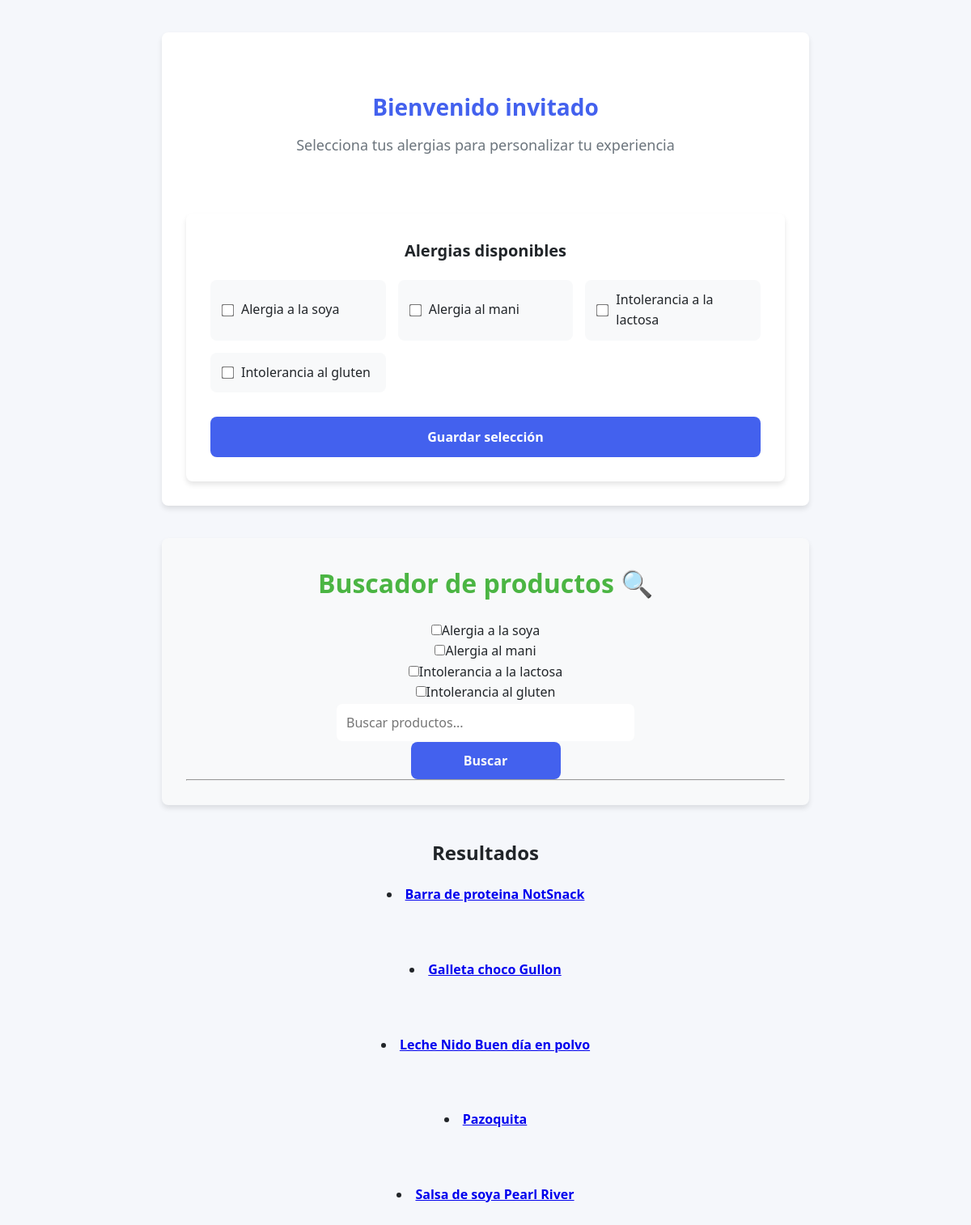
/home/, run on the app's committed database.
### miapp/models.py (models this page shows, shortened)
class Allergy(models.Model):
    name = models.CharField(max_length=100)
    users = models.ManyToManyField(User, blank=True)
    ingredients = models.ManyToManyField(Ingredient, blank=False)
    class Meta:
        ordering = ["name"]

class Product(models.Model):
    name = models.CharField(max_length=100)
    ingredients = models.ManyToManyField(Ingredient, blank=False)
    slug = models.SlugField(max_length=200, unique=True, blank=True)
    class Meta:
        ordering = ["name"]

### miapp/views.py (the view)
# urls.py: 2. Add a URL to urlpatterns:  path('', views.home, name='home')
def home(request):
    query = request.GET.get('q')
    if query:
        products_list = Product.objects.filter(name__icontains=query)
    else:
        products_list = Product.objects.all()
    if request.user.is_authenticated:
        user = User.objects.get(id=request.user.id)
        user_allergies = user.allergy_set.all()
    else:
        allergy_list = Allergy.objects.all()
        user_allergies = []
        for id in list(request.GET)[:-1]:
            user_allergies.append(Allergy.objects.get(id=int(id)))
    banned_products = []
    for product in products_list:
        for ingredient in product.ingredients.all():
            for allergy in user_allergies:
                if ingredient in allergy.ingredients.all():
                    banned_products.append(product)
    return render(request, 'home.html', {
        "allergies": user_allergies if request.user.is_authenticated else allergy_list,
        "query": query,
        "products" : products_list,
        "banned" : banned_products
        })

### templates/home.html (shortened to what this page needs)
{% extends 'base.html' %}
{% load static %}
{% block styles %}
    <link rel="stylesheet" href="{% static 'styles/home.css' %}">
{% endblock styles%}
{% block content %}
    <div class="container">
        {% if request.user.is_authenticated %}
        <div class="card">
            <div class="user-header">
                <div class="user-avatar">
                    {{ user.username | first |upper }}
                </div>
                <div class="user-info">
                    <h1>Bienvenido, {{ user.username }}</h1>
                    <p>Gestiona tu perfil y alergias</p>
                </div>
            </div>
            <div class="user-menu">
                <ul>
                    <li>
                        <a href="{% url 'perfil' %}" class="menu-link">
                            <i class="fas fa-cog"></i> Configuración
                        </a>
                    </li>
                    <li>
                        <a href="{% url 'logout' %}" class="menu-link logout">
                            <i class="fas fa-sign-out-alt"></i> Salir
                        </a>
                    </li>
                </ul>
            </div>
            <div class="allergies-section">
                <h2 class="section-title">
                    <i class="fas fa-allergies"></i> Tus alergias
                </h2>
                <ul class="allergies-list">
                    {% for allergy in allergies %}
                    <li class="allergy-item">
                        <div class="allergy-icon">
                            <i class="fas fa-exclamation-triangle"></i>
                        </div>
                        <span class="allergy-name">{{ allergy.name }}</span>
                    </li>
                    {% empty %}
                    <li class="allergy-item">
                        <div class="allergy-icon">
                            <i class="fas fa-check-circle"></i>
                        </div>
                        <span class="allergy-name">No tienes alergias registradas</span>
                    </li>
                    {% endfor %}
                </ul>
            </div>
        </div>
        {% else %}
        <div class="card" style="display: block;">
            <div class="guest-welcome">
                <h1>Bienvenido invitado</h1>
                <p>Selecciona tus alergias para personalizar tu experiencia</p>
            </div>
            <div class="allergies-form">
                <h2 class="form-title">Alergias disponibles</h2>
                <form action="">
                    <div class="checkbox-grid">
                        {% for allergy in allergies %}
                        <div class="checkbox-item">
                            <input type="checkbox" id="allergy-{{ forloop.counter }}" name="allergies" value="{{ allergy.id }}">
                            <label for="allergy-{{ forloop.counter }}">{{ allergy.name }}</label>
                        </div>
                        {% endfor %}
                    </div>
                    <button type="submit" class="submit-btn">Guardar selección</button>
                </form>
            </div>
        </div>
        {%endif%}
    </div>
    <div class="card search-card">
        <div class="search-container">
        <h1>Buscador de productos 🔍</h1>
        <form method="GET">
            {% if not request.user.is_authenticated%}
                {% for allergy in allergies %}
                <p>
                    <label><input type="checkbox" name="{{allergy.id}}">{{allergy.name}}</label>
                </p>
                {% endfor %}
            {% endif %}
            <input type="text" class= "search-input" name="q" placeholder="Buscar productos..." value="{{ query | default:'' }}">
            <button type="submit" class="search-submitbtn">Buscar</button>
        </form>
        <hr>
        </div>
    </div>
    <h2>Resultados</h2>
    {% for product in products %}
        <li {% if product in banned %} class="item-warning" {% else %} class="item-product" {% endif %}>
            <a href="{% url 'product_detail' slug=product.slug %}">
                <strong  class="shown-item">
                    {{ product.name }}
                </strong>
            </a>
        </li>
    {% empty %}
        <li class="No-Found">No products found.</li>
    {% endfor %}
{% endblock content %}

### templates/base.html (shortened to what this page needs)
<!DOCTYPE html>
<html lang="en">
<head>
    {% block styles %}{% endblock %}
</head>
<body>
    {% block content %}
    {% endblock %}
</body>
</html>

### static/styles/home.css (style rules this page uses)
:root { --primary-color: #4361ee; --secondary-color: #3f37c9; --accent-color: #4cc9f0; --light-color: #f8f9fa; --dark-color: #212529; --success-color: #4bb543; --danger-color: #dc3545; --light-danger-color: #e95564; --border-radius: 8px; --box-shadow: 0 4px 6px rgba(0, 0, 0, 0.1); --transition: all 0.3s ease; }
* { margin: 0; padding: 0; box-sizing: border-box; font-family: 'Segoe UI', Tahoma, Geneva, Verdana, sans-serif; }
body { background-color: #f5f7fb; color: var(--dark-color); line-height: 1.6; }
.container { max-width: 1200px; margin: 0 auto; padding: 0 20px; }
.card { background: white; border-radius: var(--border-radius); box-shadow: var(--box-shadow); padding: 30px; margin: 40px auto; max-width: 800px; transition: var(--transition); }
.guest-welcome { text-align: center; padding: 40px 0; }
.guest-welcome h1 { font-size: 28px; margin-bottom: 10px; color: var(--primary-color); }
.guest-welcome p { color: #6c757d; margin-bottom: 30px; font-size: 18px; }
.allergies-form { background-color: white; border-radius: var(--border-radius); padding: 30px; box-shadow: var(--box-shadow); }
.form-title { font-size: 20px; margin-bottom: 20px; color: var(--dark-color); text-align: center; }
.checkbox-grid { display: grid; grid-template-columns: repeat(auto-fill, minmax(200px, 1fr)); gap: 15px; margin-bottom: 30px; }
.checkbox-item { display: flex; align-items: center; padding: 12px 15px; background-color: var(--light-color); border-radius: var(--border-radius); transition: var(--transition); }
.checkbox-item input { margin-right: 10px; transform: scale(1.2); }
.checkbox-item label { font-weight: 500; cursor: pointer; }
.submit-btn { display: block; width: 100%; padding: 14px; background-color: var(--primary-color); color: white; border: none; border-radius: var(--border-radius); font-size: 16px; font-weight: 600; cursor: pointer; transition: var(--transition); }
.card.search-card { background: var(--light-color); border-radius: var(--border-radius); box-shadow: var(--box-shadow); padding: 30px; margin: 40px auto; max-width: 800px; transition: var(--transition); }
h2 { color : var(--dark-color); text-align: center; }
.search-input { width: 50%; padding: 12px; border: 1px solid var(--light-color); border-radius: var(--border-radius); font-size: 16px; transition: var(--transition); }
.search-submitbtn { display: block; width: 25%; padding: 12px; margin-left: 37.5%; background-color: var(--primary-color); color: var(--light-color); border: none; border-radius: var(--border-radius); font-size: 16px; font-weight: 600; cursor: pointer; transition: var(--transition); }
.item-product { text-align: center; margin-bottom: 67px; margin-top: 20px; }

### data on the page
Allergy: name "Alergia a la soya"
Allergy: name "Alergia al mani"
Allergy: name "Intolerancia a la lactosa"
Allergy: name "Intolerancia al gluten"
Product: name "Barra de proteina NotSnack"
Product: name "Galleta choco Gullon"
Product: name "Leche Nido Buen día en polvo"
Product: name "Pazoquita"
Product: name "Salsa de soya Pearl River"
